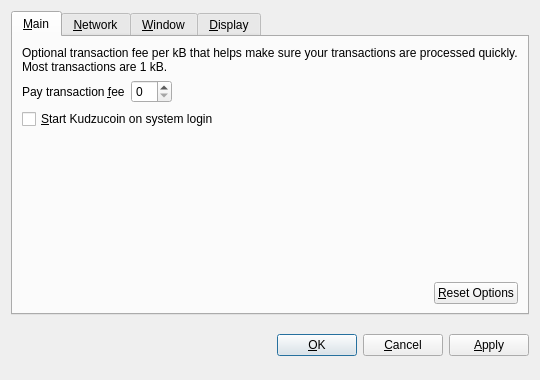
<?xml version="1.0" encoding="UTF-8"?>
<ui version="4.0">
 <class>OptionsDialog</class>
 <widget class="QDialog" name="OptionsDialog">
  <property name="geometry">
   <rect>
    <x>0</x>
    <y>0</y>
    <width>540</width>
    <height>380</height>
   </rect>
  </property>
  <property name="windowTitle">
   <string>Options</string>
  </property>
  <property name="modal">
   <bool>true</bool>
  </property>
  <layout class="QVBoxLayout" name="verticalLayout">
   <item>
    <widget class="QTabWidget" name="tabWidget">
     <property name="tabPosition">
      <enum>QTabWidget::North</enum>
     </property>
     <property name="currentIndex">
      <number>0</number>
     </property>
     <widget class="QWidget" name="tabMain">
      <attribute name="title">
       <string>&amp;Main</string>
      </attribute>
      <layout class="QVBoxLayout" name="verticalLayout_Main">
       <item>
        <widget class="QLabel" name="transactionFeeInfoLabel">
         <property name="text">
          <string>Optional transaction fee per kB that helps make sure your transactions are processed quickly. Most transactions are 1 kB.</string>
         </property>
         <property name="textFormat">
          <enum>Qt::PlainText</enum>
         </property>
         <property name="wordWrap">
          <bool>true</bool>
         </property>
        </widget>
       </item>
       <item>
        <layout class="QHBoxLayout" name="horizontalLayout_1_Main">
         <item>
          <widget class="QLabel" name="transactionFeeLabel">
           <property name="text">
            <string>Pay transaction &amp;fee</string>
           </property>
           <property name="textFormat">
            <enum>Qt::PlainText</enum>
           </property>
           <property name="buddy">
            <cstring>transactionFee</cstring>
           </property>
          </widget>
         </item>
         <item>
          <widget class="BitcoinAmountField" name="transactionFee"/>
         </item>
         <item>
          <spacer name="horizontalSpacer_1_Main">
           <property name="orientation">
            <enum>Qt::Horizontal</enum>
           </property>
           <property name="sizeHint" stdset="0">
            <size>
             <width>40</width>
             <height>20</height>
            </size>
           </property>
          </spacer>
         </item>
        </layout>
       </item>
       <item>
        <widget class="QCheckBox" name="bitcoinAtStartup">
         <property name="toolTip">
          <string>Automatically start Kudzucoin after logging in to the system.</string>
         </property>
         <property name="text">
          <string>&amp;Start Kudzucoin on system login</string>
         </property>
        </widget>
       </item>
       <item>
        <spacer name="verticalSpacer_Main">
         <property name="orientation">
          <enum>Qt::Vertical</enum>
         </property>
         <property name="sizeHint" stdset="0">
          <size>
           <width>20</width>
           <height>40</height>
          </size>
         </property>
        </spacer>
       </item>
       <item>
        <layout class="QHBoxLayout" name="horizontalLayout_2_Main">
         <item>
          <spacer name="horizontalSpacer_2_Main">
           <property name="orientation">
            <enum>Qt::Horizontal</enum>
           </property>
           <property name="sizeHint" stdset="0">
            <size>
             <width>40</width>
             <height>20</height>
            </size>
           </property>
          </spacer>
         </item>
         <item>
          <widget class="QPushButton" name="resetButton">
           <property name="toolTip">
            <string>Reset all client options to default.</string>
           </property>
           <property name="text">
            <string>&amp;Reset Options</string>
           </property>
           <property name="autoDefault">
            <bool>false</bool>
           </property>
          </widget>
         </item>
        </layout>
       </item>
      </layout>
     </widget>
     <widget class="QWidget" name="tabNetwork">
      <attribute name="title">
       <string>&amp;Network</string>
      </attribute>
      <layout class="QVBoxLayout" name="verticalLayout_Network">
       <item>
        <widget class="QCheckBox" name="mapPortUpnp">
         <property name="toolTip">
          <string>Automatically open the Kudzucoin client port on the router. This only works when your router supports UPnP and it is enabled.</string>
         </property>
         <property name="text">
          <string>Map port using &amp;UPnP</string>
         </property>
        </widget>
       </item>
       <item>
        <widget class="QCheckBox" name="connectSocks">
         <property name="toolTip">
          <string>Connect to the Kudzucoin network through a SOCKS proxy (e.g. when connecting through Tor).</string>
         </property>
         <property name="text">
          <string>&amp;Connect through SOCKS proxy:</string>
         </property>
        </widget>
       </item>
       <item>
        <layout class="QHBoxLayout" name="horizontalLayout_Network">
         <item>
          <widget class="QLabel" name="proxyIpLabel">
           <property name="text">
            <string>Proxy &amp;IP:</string>
           </property>
           <property name="textFormat">
            <enum>Qt::PlainText</enum>
           </property>
           <property name="buddy">
            <cstring>proxyIp</cstring>
           </property>
          </widget>
         </item>
         <item>
          <widget class="QValidatedLineEdit" name="proxyIp">
           <property name="maximumSize">
            <size>
             <width>140</width>
             <height>16777215</height>
            </size>
           </property>
           <property name="toolTip">
            <string>IP address of the proxy (e.g. 127.0.0.1)</string>
           </property>
          </widget>
         </item>
         <item>
          <widget class="QLabel" name="proxyPortLabel">
           <property name="text">
            <string>&amp;Port:</string>
           </property>
           <property name="textFormat">
            <enum>Qt::PlainText</enum>
           </property>
           <property name="buddy">
            <cstring>proxyPort</cstring>
           </property>
          </widget>
         </item>
         <item>
          <widget class="QLineEdit" name="proxyPort">
           <property name="maximumSize">
            <size>
             <width>55</width>
             <height>16777215</height>
            </size>
           </property>
           <property name="toolTip">
            <string>Port of the proxy (e.g. 9050)</string>
           </property>
          </widget>
         </item>
         <item>
          <widget class="QLabel" name="socksVersionLabel">
           <property name="text">
            <string>SOCKS &amp;Version:</string>
           </property>
           <property name="textFormat">
            <enum>Qt::PlainText</enum>
           </property>
           <property name="buddy">
            <cstring>socksVersion</cstring>
           </property>
          </widget>
         </item>
         <item>
          <widget class="QValueComboBox" name="socksVersion">
           <property name="toolTip">
            <string>SOCKS version of the proxy (e.g. 5)</string>
           </property>
          </widget>
         </item>
         <item>
          <spacer name="horizontalSpacer_Network">
           <property name="orientation">
            <enum>Qt::Horizontal</enum>
           </property>
           <property name="sizeHint" stdset="0">
            <size>
             <width>40</width>
             <height>20</height>
            </size>
           </property>
          </spacer>
         </item>
        </layout>
       </item>
       <item>
        <spacer name="verticalSpacer_Network">
         <property name="orientation">
          <enum>Qt::Vertical</enum>
         </property>
         <property name="sizeHint" stdset="0">
          <size>
           <width>20</width>
           <height>40</height>
          </size>
         </property>
        </spacer>
       </item>
      </layout>
     </widget>
     <widget class="QWidget" name="tabWindow">
      <attribute name="title">
       <string>&amp;Window</string>
      </attribute>
      <layout class="QVBoxLayout" name="verticalLayout_Window">
       <item>
        <widget class="QCheckBox" name="minimizeToTray">
         <property name="toolTip">
          <string>Show only a tray icon after minimizing the window.</string>
         </property>
         <property name="text">
          <string>&amp;Minimize to the tray instead of the taskbar</string>
         </property>
        </widget>
       </item>
       <item>
        <widget class="QCheckBox" name="minimizeOnClose">
         <property name="toolTip">
          <string>Minimize instead of exit the application when the window is closed. When this option is enabled, the application will be closed only after selecting Quit in the menu.</string>
         </property>
         <property name="text">
          <string>M&amp;inimize on close</string>
         </property>
        </widget>
       </item>
       <item>
        <spacer name="verticalSpacer_Window">
         <property name="orientation">
          <enum>Qt::Vertical</enum>
         </property>
         <property name="sizeHint" stdset="0">
          <size>
           <width>20</width>
           <height>40</height>
          </size>
         </property>
        </spacer>
       </item>
      </layout>
     </widget>
     <widget class="QWidget" name="tabDisplay">
      <attribute name="title">
       <string>&amp;Display</string>
      </attribute>
      <layout class="QVBoxLayout" name="verticalLayout_Display">
       <item>
        <layout class="QHBoxLayout" name="horizontalLayout_1_Display">
         <item>
          <widget class="QLabel" name="langLabel">
           <property name="text">
            <string>User Interface &amp;language:</string>
           </property>
           <property name="textFormat">
            <enum>Qt::PlainText</enum>
           </property>
           <property name="buddy">
            <cstring>lang</cstring>
           </property>
          </widget>
         </item>
         <item>
          <widget class="QValueComboBox" name="lang">
           <property name="toolTip">
            <string>The user interface language can be set here. This setting will take effect after restarting Kudzucoin.</string>
           </property>
          </widget>
         </item>
        </layout>
       </item>
       <item>
        <layout class="QHBoxLayout" name="horizontalLayout_2_Display">
         <item>
          <widget class="QLabel" name="unitLabel">
           <property name="text">
            <string>&amp;Unit to show amounts in:</string>
           </property>
           <property name="textFormat">
            <enum>Qt::PlainText</enum>
           </property>
           <property name="buddy">
            <cstring>unit</cstring>
           </property>
          </widget>
         </item>
         <item>
          <widget class="QValueComboBox" name="unit">
           <property name="toolTip">
            <string>Choose the default subdivision unit to show in the interface and when sending coins.</string>
           </property>
          </widget>
         </item>
        </layout>
       </item>
       <item>
        <widget class="QCheckBox" name="displayAddresses">
         <property name="toolTip">
          <string>Whether to show Kudzucoin addresses in the transaction list or not.</string>
         </property>
         <property name="text">
          <string>&amp;Display addresses in transaction list</string>
         </property>
        </widget>
       </item>
       <item>
        <widget class="QCheckBox" name="coinControlFeatures">
         <property name="toolTip">
          <string>Whether to show coin control features or not.</string>
         </property>
         <property name="text">
          <string>Display coin &amp;control features (experts only!)</string>
         </property>
        </widget>
       </item>
       <item>
        <spacer name="verticalSpacer_Display">
         <property name="orientation">
          <enum>Qt::Vertical</enum>
         </property>
         <property name="sizeHint" stdset="0">
          <size>
           <width>20</width>
           <height>40</height>
          </size>
         </property>
        </spacer>
       </item>
      </layout>
     </widget>
    </widget>
   </item>
   <item>
    <layout class="QHBoxLayout" name="horizontalLayout_Buttons">
     <item>
      <spacer name="horizontalSpacer_1">
       <property name="orientation">
        <enum>Qt::Horizontal</enum>
       </property>
       <property name="sizeHint" stdset="0">
        <size>
         <width>40</width>
         <height>48</height>
        </size>
       </property>
      </spacer>
     </item>
     <item>
      <widget class="QLabel" name="statusLabel">
       <property name="font">
        <font>
         <weight>75</weight>
         <bold>true</bold>
        </font>
       </property>
       <property name="text">
        <string/>
       </property>
       <property name="textFormat">
        <enum>Qt::PlainText</enum>
       </property>
       <property name="wordWrap">
        <bool>true</bool>
       </property>
      </widget>
     </item>
     <item>
      <spacer name="horizontalSpacer_2">
       <property name="orientation">
        <enum>Qt::Horizontal</enum>
       </property>
       <property name="sizeHint" stdset="0">
        <size>
         <width>40</width>
         <height>48</height>
        </size>
       </property>
      </spacer>
     </item>
     <item>
      <widget class="QPushButton" name="okButton">
       <property name="text">
        <string>&amp;OK</string>
       </property>
      </widget>
     </item>
     <item>
      <widget class="QPushButton" name="cancelButton">
       <property name="text">
        <string>&amp;Cancel</string>
       </property>
       <property name="autoDefault">
        <bool>false</bool>
       </property>
      </widget>
     </item>
     <item>
      <widget class="QPushButton" name="applyButton">
       <property name="text">
        <string>&amp;Apply</string>
       </property>
       <property name="autoDefault">
        <bool>false</bool>
       </property>
      </widget>
     </item>
    </layout>
   </item>
  </layout>
 </widget>
 <customwidgets>
  <customwidget>
   <class>BitcoinAmountField</class>
   <extends>QSpinBox</extends>
   <header>bitcoinamountfield.h</header>
  </customwidget>
  <customwidget>
   <class>QValueComboBox</class>
   <extends>QComboBox</extends>
   <header>qvaluecombobox.h</header>
  </customwidget>
  <customwidget>
   <class>QValidatedLineEdit</class>
   <extends>QLineEdit</extends>
   <header>qvalidatedlineedit.h</header>
  </customwidget>
 </customwidgets>
 <resources/>
 <connections/>
</ui>
